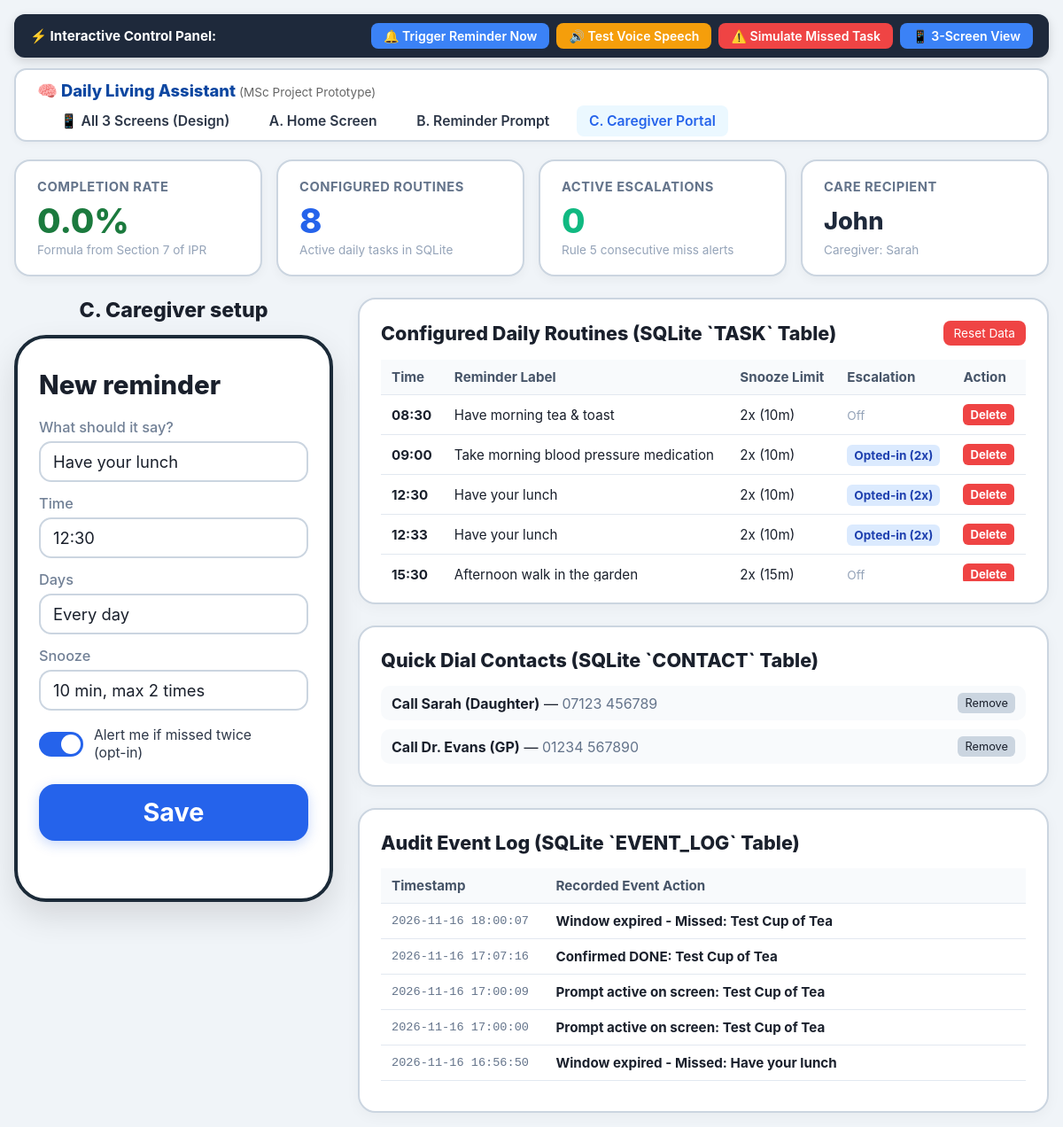
/screen-c, run on an earlier commit of the app's database.
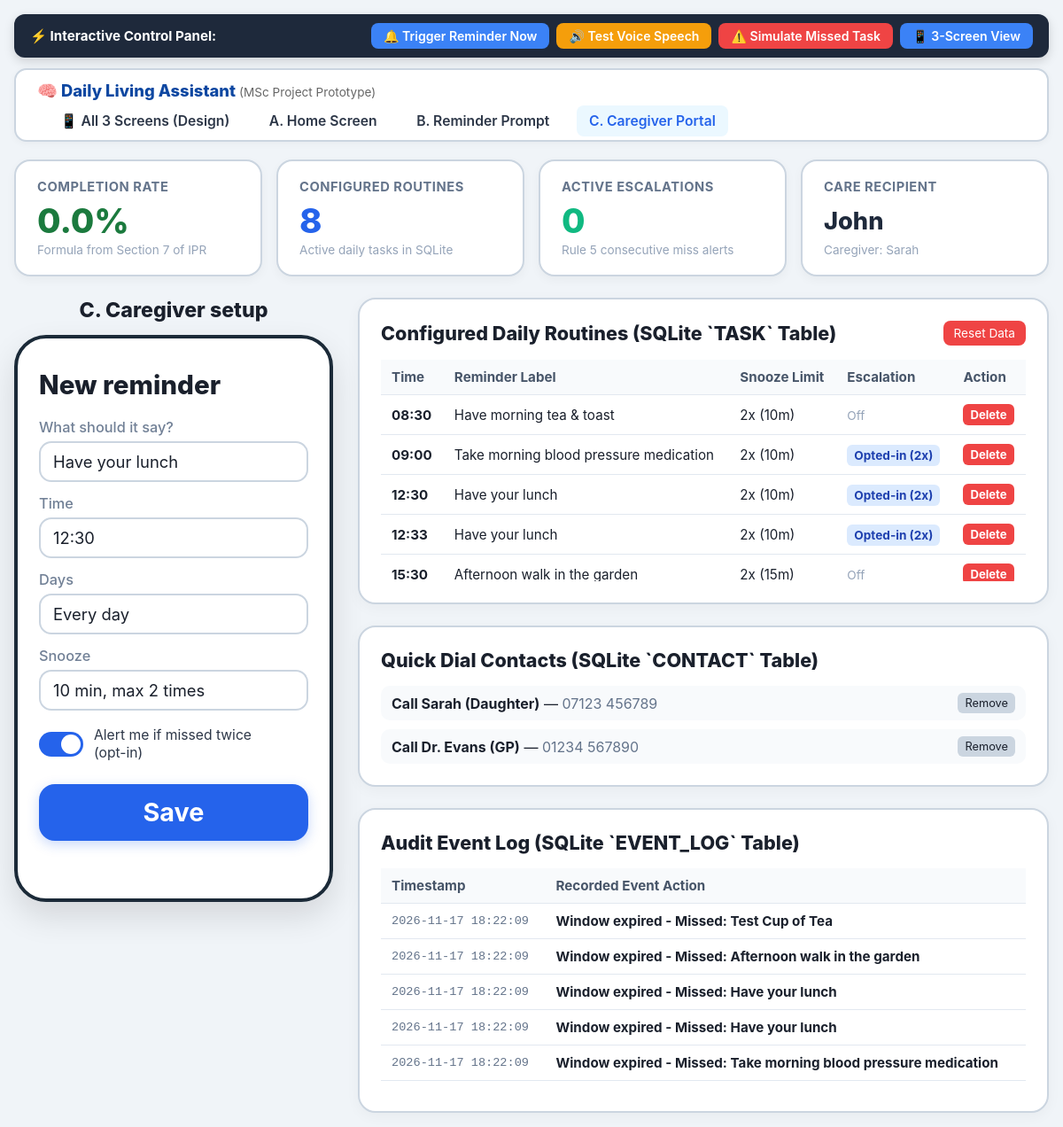
And on a later commit of the database.
### tables this page shows
CREATE TABLE PERSON (
    person_id INTEGER PRIMARY KEY AUTOINCREMENT,
    caregiver_id INTEGER NOT NULL,
    display_name TEXT NOT NULL,
    text_size TEXT DEFAULT 'large',  -- 'normal', 'large', 'extra-large'
    voice_on BOOLEAN DEFAULT 1,
    FOREIGN KEY (caregiver_id) REFERENCES CAREGIVER(caregiver_id) ON DELETE CASCADE
);

CREATE TABLE CAREGIVER (
    caregiver_id INTEGER PRIMARY KEY AUTOINCREMENT,
    name TEXT NOT NULL,
    email TEXT UNIQUE NOT NULL,
    password_hash TEXT NOT NULL,
    created_at TIMESTAMP DEFAULT CURRENT_TIMESTAMP
);

CREATE TABLE TASK (
    task_id INTEGER PRIMARY KEY AUTOINCREMENT,
    person_id INTEGER NOT NULL,
    label TEXT NOT NULL,
    time_of_day TEXT NOT NULL,  -- 'HH:MM' stored in 24hr format
    days_mask INTEGER DEFAULT 127,  -- 7-bit mask (1=Mon, 2=Tue, 4=Wed, 8=Thu, 16=Fri, 32=Sat, 64=Sun)
    snooze_min INTEGER DEFAULT 10,
    max_snoozes INTEGER DEFAULT 2,
    window_min INTEGER DEFAULT 60,
    alert_caregiver BOOLEAN DEFAULT 0,
    is_active BOOLEAN DEFAULT 1,
    FOREIGN KEY (person_id) REFERENCES PERSON(person_id) ON DELETE CASCADE
);

CREATE TABLE CONTACT (
    contact_id INTEGER PRIMARY KEY AUTOINCREMENT,
    person_id INTEGER NOT NULL,
    name TEXT NOT NULL,
    phone TEXT NOT NULL,
    avatar_color TEXT DEFAULT '#4A90E2',
    FOREIGN KEY (person_id) REFERENCES PERSON(person_id) ON DELETE CASCADE
);

CREATE TABLE EVENT_LOG (
    log_id INTEGER PRIMARY KEY AUTOINCREMENT,
    occ_id INTEGER NOT NULL,
    timestamp TIMESTAMP DEFAULT CURRENT_TIMESTAMP,
    action TEXT NOT NULL,  -- 'created', 'shown', 'snoozed', 'done', 'missed', 'escalated'
    FOREIGN KEY (occ_id) REFERENCES OCCURRENCE(occ_id) ON DELETE CASCADE
);

### app.py (the view)
@app.route("/caregiver")
@app.route("/screen-c")
def caregiver_portal():
    tasks = database.get_active_tasks()
    event_logs = database.get_event_logs(limit=25)
    contacts = database.get_contacts()
    completion_rate = database.get_completion_rate()
    caregiver = database.get_caregiver()
    person = database.get_person()
    return render_template(
        "caregiver.html",
        tasks=tasks,
        event_logs=event_logs,
        contacts=contacts,
        completion_rate=completion_rate,
        alerts=manager.engine.caregiver_alerts,
        caregiver=caregiver,
        person=person,
    )

### templates/caregiver.html (shortened to what this page needs)
{% extends "base.html" %}
{% block content %}
<div class="portal-container">
    <div class="kpi-row">
        <div class="kpi-card">
            <div class="kpi-label">Completion Rate</div>
            <div class="kpi-value" style="color: #1B7A3E;">{{ completion_rate }}%</div>
            <div class="kpi-note">Formula from Section 7 of IPR</div>
        </div>
        <div class="kpi-card">
            <div class="kpi-label">Configured Routines</div>
            <div class="kpi-value" style="color: #2563EB;">{{ tasks|length }}</div>
            <div class="kpi-note">Active daily tasks in SQLite</div>
        </div>
        <div class="kpi-card">
            <div class="kpi-label">Active Escalations</div>
            <div class="kpi-value" style="color: {% if alerts %}#EF4444{% else %}#10B981{% endif %};">
                {{ alerts|length }}
            </div>
            <div class="kpi-note">Rule 5 consecutive miss alerts</div>
        </div>
        <div class="kpi-card">
            <div class="kpi-label">Care Recipient</div>
            <div class="kpi-value" style="font-size: 1.7rem; color: #1E293B;">{{ person.display_name }}</div>
            <div class="kpi-note">Caregiver: {{ caregiver.name }}</div>
        </div>
    </div>
    <div class="caregiver-main-grid">
        <div class="screen-container">
            <div class="screen-title">C. Caregiver setup</div>
            <div class="tablet-frame" id="frame-screen-c">
                <div>
                    <div class="caregiver-title">New reminder</div>
                    <form action="{{ url_for('add_routine') }}" method="POST">
                        <div class="form-group">
                            <label class="form-label" for="task-label">What should it say?</label>
                            <input type="text" id="task-label" name="label" class="form-input" value="Have your lunch" required>
                        </div>
                        <div class="form-group">
                            <label class="form-label" for="task-time">Time</label>
                            <input type="text" id="task-time" name="time_of_day" class="form-input" value="12:30" required>
                        </div>
                        <div class="form-group">
                            <label class="form-label" for="task-days">Days</label>
                            <input type="text" id="task-days" name="days" class="form-input" value="Every day">
                        </div>
                        <div class="form-group">
                            <label class="form-label" for="task-snooze">Snooze</label>
                            <input type="text" id="task-snooze" name="snooze" class="form-input" value="10 min, max 2 times">
                        </div>
                        <div class="toggle-row" onclick="toggleOptin()">
                            <div class="toggle-switch active" id="toggle-sw">
                                <div class="toggle-knob"></div>
                            </div>
                            <div class="toggle-label">
                                Alert me if missed twice<br>(opt-in)
                            </div>
                        </div>
                        <button type="submit" class="btn btn-save">
                            Save
                        </button>
                    </form>
                </div>
            </div>
        </div>
        <div class="dashboard-panel">
            <div class="card">
                <h2>
                    <span>Configured Daily Routines (SQLite `TASK` Table)</span>
                    <button class="btn" style="background:#EF4444; color:white; font-size:0.85rem; padding:6px 12px; border-radius:8px;" onclick="resetDemoData()">
                        Reset Data
                    </button>
                </h2>
                <div style="max-height: 250px; overflow-y: auto;">
                    <table class="data-table">
                        <thead>
                            <tr>
                                <th>Time</th>
                                <th>Reminder Label</th>
                                <th>Snooze Limit</th>
                                <th>Escalation</th>
                                <th>Action</th>
                            </tr>
                        </thead>
                        <tbody>
                            {% for t in tasks %}
                            <tr>
                                <td><strong>{{ t.time_of_day }}</strong></td>
                                <td>{{ t.label }}</td>
                                <td>{{ t.max_snoozes }}x ({{ t.snooze_min }}m)</td>
                                <td>
                                    {% if t.alert_caregiver %}
                                    <span class="badge-optin">Opted-in (2x)</span>
                                    {% else %}
                                    <span class="badge-off">Off</span>
                                    {% endif %}
                                </td>
                                <td>
                                    <form action="{{ url_for('delete_routine', task_id=t.task_id) }}" method="POST" style="margin:0;">
                                        <button type="submit" style="background:#EF4444; color:white; border-radius:6px; padding:4px 8px; font-size:0.82rem; font-weight:bold;" onclick="return confirm('Remove this routine?');">
                                            Delete
                                        </button>
                                    </form>
                                </td>
                            </tr>
                            {% endfor %}
                        </tbody>
                    </table>
                </div>
            </div>
            <div class="card">
                <h2>Quick Dial Contacts (SQLite `CONTACT` Table)</h2>
                <div style="display:flex; flex-direction:column; gap:10px;">
                    {% for c in contacts %}
                    <div style="display:flex; justify-content:space-between; align-items:center; padding:8px 12px; background:#F8FAFC; border-radius:10px;">
                        <div>
                            <strong>{{ c.name }}</strong> — <span style="color:#64748B;">{{ c.phone }}</span>
                        </div>
                        <form action="{{ url_for('delete_contact', contact_id=c.contact_id) }}" method="POST" style="margin:0;">
                            <button type="submit" style="background:#CBD5E0; color:#1A202C; border-radius:6px; padding:4px 8px; font-size:0.8rem;">
                                Remove
                            </button>
                        </form>
                    </div>
                    {% endfor %}
                </div>
            </div>
            <div class="card">
                <h2>Audit Event Log (SQLite `EVENT_LOG` Table)</h2>
                <div style="max-height: 250px; overflow-y: auto;">
                    <table class="data-table">
                        <thead>
                            <tr>
                                <th>Timestamp</th>
                                <th>Recorded Event Action</th>
                            </tr>
                        </thead>
                        <tbody>
                            {% for log in event_logs %}
                            <tr>
                                <td style="color:#64748B; font-family:monospace; font-size:0.85rem;">{{ log.timestamp }}</td>
                                <td><strong>{{ log.action }}</strong></td>
                            </tr>
                            {% else %}
                            <tr>
                                <td colspan="2" style="text-align:center; color:#999; padding:16px;">No events recorded yet.</td>
                            </tr>
                            {% endfor %}
                        </tbody>
                    </table>
                </div>
            </div>
        </div>
    </div>
</div>
{% endblock %}

### templates/base.html (shortened to what this page needs)
<!DOCTYPE html>
<html lang="en">
<head>
</head>
<body>
    <div class="demo-bar">
        <div class="demo-bar-title">
            <span>⚡ Interactive Control Panel:</span>
        </div>
        <div class="demo-actions">
            <button class="btn-demo" onclick="triggerPromptNow()">🔔 Trigger Reminder Now</button>
            <button class="btn-demo btn-demo-orange" onclick="speakText('Testing speech synthesis. The daily living assistant is active.');">🔊 Test Voice Speech</button>
            <button class="btn-demo btn-demo-red" onclick="simulateMissedTask()">⚠️ Simulate Missed Task</button>
            <a href="{{ url_for('all_screens') }}" class="btn-demo" style="text-decoration:none; display:inline-flex; align-items:center;">📱 3-Screen View</a>
        </div>
    </div>
    <div class="nav-bar">
        <div style="font-weight: 800; font-size: 1.15rem; color: #0D47A1;">
            🧠 Daily Living Assistant <span style="font-size: 0.85rem; font-weight: normal; color: #666;">(MSc Project Prototype)</span>
        </div>
        <div class="nav-links">
            <a href="{{ url_for('all_screens') }}" class="{% if request.endpoint == 'all_screens' %}active{% endif %}">📱 All 3 Screens (Design)</a>
            <a href="{{ url_for('home') }}" class="{% if request.endpoint == 'home' %}active{% endif %}">A. Home Screen</a>
            <a href="{{ url_for('prompt') }}" class="{% if request.endpoint == 'prompt' %}active{% endif %}">B. Reminder Prompt</a>
            <a href="{{ url_for('caregiver_portal') }}" class="{% if request.endpoint == 'caregiver_portal' %}active{% endif %}">C. Caregiver Portal</a>
        </div>
    </div>
    {% block content %}{% endblock %}
</body>
</html>

What changed in the data, as far as the page shows it:
no longer on this page (row unchanged): EVENT_LOG: timestamp "2026-11-16 18:00:07", action "Window expired - Missed: Test Cup of Tea"
no longer on this page (row unchanged): EVENT_LOG: timestamp "2026-11-16 17:07:16", action "Confirmed DONE: Test Cup of Tea"
no longer on this page (row unchanged): EVENT_LOG: timestamp "2026-11-16 17:00:09", action "Prompt active on screen: Test Cup of Tea"
no longer on this page (row unchanged): EVENT_LOG: timestamp "2026-11-16 17:00:00", action "Prompt active on screen: Test Cup of Tea"
no longer on this page (row unchanged): EVENT_LOG: timestamp "2026-11-16 16:56:50", action "Window expired - Missed: Have your lunch"
added EVENT_LOG: timestamp "2026-11-17 18:22:09", action "Window expired - Missed: Test Cup of Tea"
added EVENT_LOG: timestamp "2026-11-17 18:22:09", action "Window expired - Missed: Afternoon walk in the garden"
added EVENT_LOG: timestamp "2026-11-17 18:22:09", action "Window expired - Missed: Have your lunch"
added EVENT_LOG: timestamp "2026-11-17 18:22:09", action "Window expired - Missed: Have your lunch"
added EVENT_LOG: timestamp "2026-11-17 18:22:09", action "Window expired - Missed: Take morning blood pressure medication"
